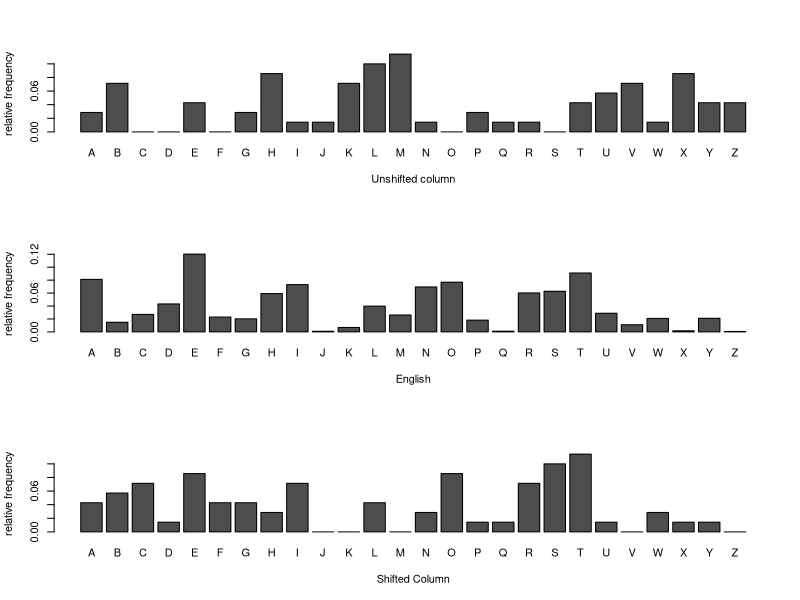

Generate this figure with R:
rm(list=ls())

col1 <- data.frame(
  A=0.0286, B=0.0714, C=0.0000, D=0.0000, E=0.0429, F=0.0000, G=0.0286,
  H=0.0857, I=0.0143, J=0.0143, K=0.0714, L=0.1000, M=0.1143, N=0.0143,
  O=0.0000, P=0.0286, Q=0.0143, R=0.0143, S=0.0000, T=0.0429, U=0.0571,
  V=0.0714, W=0.0143, X=0.0857, Y=0.0429, Z=0.0429
)

col2 <- data.frame(
  A=0.0429, B=0.0571, C=0.0714, D=0.0143, E=0.0857, F=0.0429, G=0.0429,
  H=0.0286, I=0.0714, J=0.0000, K=0.0000, L=0.0429, M=0.0000, N=0.0286,
  O=0.0857, P=0.0143, Q=0.0143, R=0.0714, S=0.1000, T=0.1143, U=0.0143,
  V=0.0000, W=0.0286, X=0.0143, Y=0.0143, Z=0
)

eng <- data.frame(
  A=0.0812, B=0.0149, C=0.0271, D=0.0432, E=0.1202, F=0.0230, G=0.0203,
  H=0.0592, I=0.0731, J=0.0010, K=0.0069, L=0.0398, M=0.0261, N=0.0695,
  O=0.0768, P=0.0182, Q=0.0011, R=0.0602, S=0.0628, T=0.0910, U=0.0288,
  V=0.0111, W=0.0209, X=0.0017, Y=0.0211, Z=0.0007
)

par(mfrow=c(3,1))
barplot(as.matrix(col1), ylab="relative frequency", xlab="Unshifted column")
barplot(as.matrix(eng), ylab="relative frequency", xlab="English")
barplot(as.matrix(col2), ylab="relative frequency", xlab="Shifted Column")
